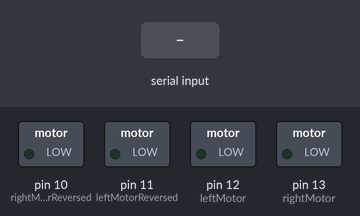
A sketch run on a simulated Arduino Uno, built with avr-gcc and run on an emulated ATmega328P. Shown: switched loads named in the sketch (green lamp = pin HIGH). The inputs (shaded band) are chosen by the test bench.

Above: at 1.2 s.
1.3 s: "L" received over Serial
At 2.5 s:
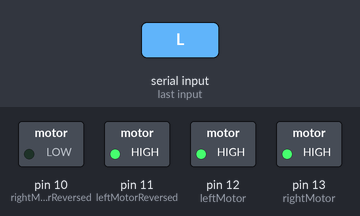
2.8 s: "R" received over Serial
At 3.9 s:
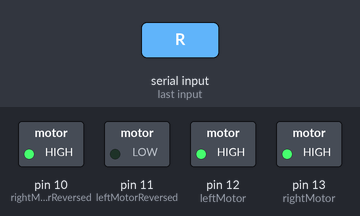
4.3 s: "F" received over Serial
At 5.0 s:
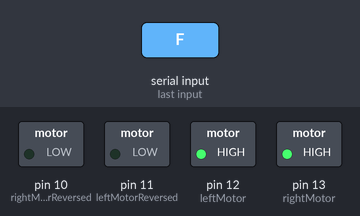
5.8 s: "B" received over Serial
At 6.2 s:
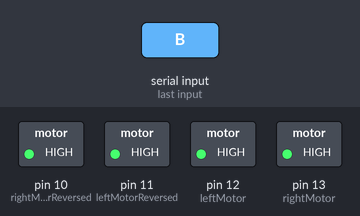
7.3 s: "S" received over Serial
At 8.5 s:
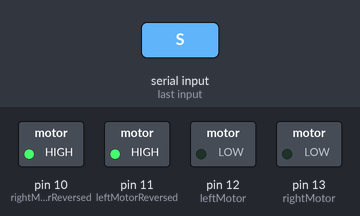
Timing chart, 0 to 9.8 s (numbered marks = the images above; inputs shaded):
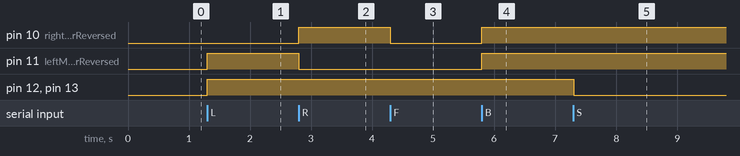

The sketch:

bull.ino
```cpp
int leftMotor = 12;
int rightMotor = 13;
int leftMotorReversed = 11;
int rightMotorReversed = 10;

void setup() {
  Serial.begin(9600);
  pinMode(leftMotor, OUTPUT);
  pinMode(rightMotor, OUTPUT);
  pinMode(leftMotorReversed, OUTPUT);
  pinMode(rightMotorReversed, OUTPUT);
}

void loop() {
    //setLeftMotor(HIGH);
    //setRightMotor(HIGH);
  while(Serial.available() > 0) {
    char command = Serial.read();

    switch(command) {
    case 'L':
      setLeftMotorReversed(HIGH);
      setRightMotorReversed(LOW);
      setLeftMotor(HIGH);
      setRightMotor(HIGH);
      break;
    case 'R':
      setLeftMotorReversed(LOW);
      setRightMotorReversed(HIGH);
      setLeftMotor(HIGH);
      setRightMotor(HIGH);
      break;
    case 'F':
      setLeftMotorReversed(LOW);
      setRightMotorReversed(LOW);
      setLeftMotor(HIGH);
      setRightMotor(HIGH);
      break;
    case 'B':
      setLeftMotorReversed(HIGH);
      setRightMotorReversed(HIGH);
      setLeftMotor(HIGH);
      setRightMotor(HIGH);
      break;
    case 'S':
      setLeftMotor(LOW);
      setRightMotor(LOW);
      break;
    }
  }
  /*
  digitalWrite(leftMotor, HIGH);
   delay(2000);
   digitalWrite(leftMotor, LOW);
   delay(2000);
   */

}

void setLeftMotor(char state) {
  digitalWrite(leftMotor, state);
}

void setRightMotor(char state) {
 digitalWrite(rightMotor, state);
}

void setLeftMotorReversed(char state) {
  digitalWrite(leftMotorReversed, state);
}

void setRightMotorReversed(char state) {
 digitalWrite(rightMotorReversed, state);
}
```

Measured:
- after the input at 1.3 s, pin 11 (leftMotorReversed), pin 12 (leftMotor), pin 13 (rightMotor): LOW → HIGH at once
- after the input at 2.8 s, pin 10 (rightMotorReversed): LOW → HIGH at once; pin 11 (leftMotorReversed): HIGH → LOW at once
- after the input at 4.3 s, pin 10 (rightMotorReversed): HIGH → LOW at once
- after the input at 5.8 s, pin 10 (rightMotorReversed), pin 11 (leftMotorReversed): LOW → HIGH at once
- after the input at 7.3 s, pin 12 (leftMotor), pin 13 (rightMotor): HIGH → LOW at once
